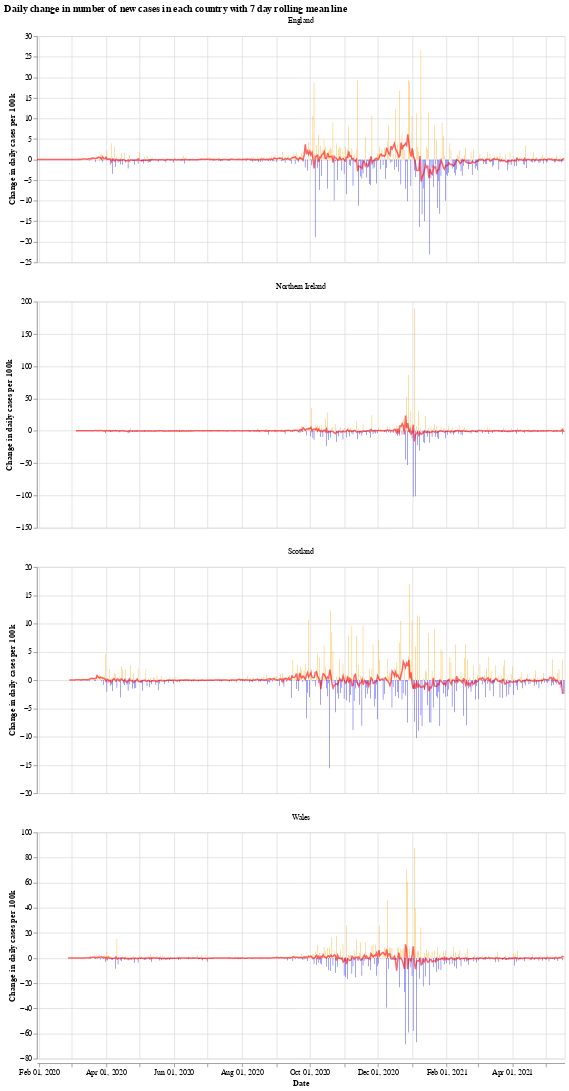

Notebook source saved alongside this figure:
### Markdown cell above
We will use the Python library `Altair` for visualising the data, see the [altair docs](https://altair-viz.github.io/) for more information.

First we have a graph which shows the daily change in the number of new cases for each country. This number jumps up and down all over the place, which is likely due to delay in reporting of new cases over the weekend. Another interesting thing is that it looks like the daily cases in Wales experienced a much shorter period of calm over the summer (calm in the sense of daily cases not jumping up and down).

The orange bars are days when the number of new cases (per 100k population) was more than the previous day, while the blue are days when the number of new cases dropped. The red line is the 7 day moving average. 

When the moving average line is below 0, it means that there is a consistent drop in new cases. We can see this clearly happening around the times that lockdowns were introduced (though, to varying degrees). I will update the graphs soon with a marker of when each lockdown started.

### Code cell
# collapse
import altair as alt

bars = alt.Chart(uk_cases).mark_bar().encode(
    x=alt.X("yearmonthdate(date):T", axis=alt.Axis(title='Date')),
    y=alt.Y("casesChangeRate:Q", axis=alt.Axis(title='Change in daily cases per 100k')),
    tooltip='casesChange',
    color=alt.condition(
        alt.datum.casesChangeRate > 0,
        alt.value("orange"),  # The positive color
        alt.value("blue")  # The negative color
    )
).properties(title='Daily change in number of new cases with 7 day rolling mean',width=700).interactive()

line = alt.Chart(uk_cases).mark_line(
    color='red',
    size=2,
    opacity=0.6
).transform_window(
    rolling_mean='mean(casesChangeRate)',
    frame=[0, 7],
    groupby=['areaName']
).encode(
    x='yearmonthdate(date):T',
    y='rolling_mean:Q'
)

alt.layer(bars, line, data=uk_cases).facet(alt.Column(
    'areaName', title=''), columns=1).resolve_scale(y='independent').properties(title='Daily change in number of new cases in each country with 7 day rolling mean line')

### Figure 1 — Vega-Lite specification as saved in the notebook (floating-point values rounded to 4 significant figures; data arrays with more than 128 entries replaced by an {"elided": "..."} marker saying what was removed)
{"config": {"view": {"continuousWidth": 400, "continuousHeight": 300}}, "data": {"name": "data-788003b730dbed2c51fa343aa48153fa"}, "facet": {"type": "nominal", "field": "areaName", "title": ""}, "spec": {"layer": [{"mark": "bar", "encoding": {"color": {"condition": {"value": "orange", "test": "(datum.casesChangeRate > 0)"}, "value": "blue"}, "tooltip": {"type": "quantitative", "field": "casesChange"}, "x": {"type": "temporal", "axis": {"title": "Date"}, "field": "date", "timeUnit": "yearmonthdate"}, "y": {"type": "quantitative", "axis": {"title": "Change in daily cases per 100k"}, "field": "casesChangeRate"}}, "selection": {"selector001": {"type": "interval", "bind": "scales", "encodings": ["x", "y"]}}, "title": "Daily change in number of new cases with 7 day rolling mean", "width": 700}, {"mark": {"type": "line", "color": "red", "opacity": 0.6, "size": 2}, "encoding": {"x": {"type": "temporal", "field": "date", "timeUnit": "yearmonthdate"}, "y": {"type": "quantitative", "field": "rolling_mean"}}, "transform": [{"window": [{"op": "mean", "field": "casesChangeRate", "as": "rolling_mean"}], "frame": [0, 7], "groupby": ["areaName"]}]}]}, "columns": 1, "resolve": {"scale": {"y": "independent"}}, "title": "Daily change in number of new cases in each country with 7 day rolling mean line", "$schema": "https://vega.github.io/schema/vega-lite/v4.8.1.json", "datasets": {"data-788003b730dbed2c51fa343aa48153fa": {"elided": "1804 records"}}}
